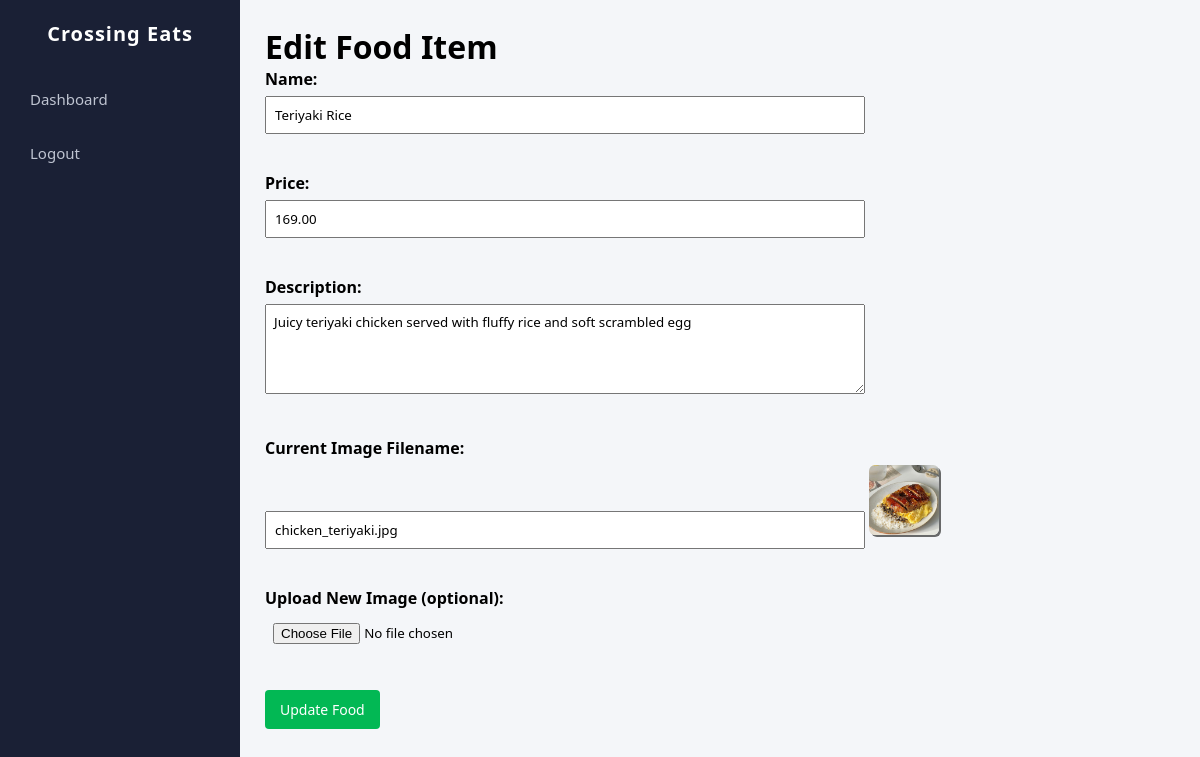
/admin/edit_food.php?id=39 (signed in), run on the app's committed database.
### tables this page shows
CREATE TABLE `foods` (
  `id` int(11) NOT NULL,
  `name` varchar(255) NOT NULL,
  `price` decimal(10,2) NOT NULL,
  `description` text NOT NULL,
  `image` varchar(255) NOT NULL,
  `category` varchar(30) NOT NULL
);

### admin/edit_food.php (the view, shortened to what this page needs)
<?php
    require_once "../backend/db-connect.php";
    $food_id = $_GET["id"];
    $stmt = $db->prepare("SELECT * FROM foods WHERE id = ?");
    $stmt->execute([$food_id]);
    $food = $stmt->fetch(PDO::FETCH_ASSOC);
?>
<!DOCTYPE html>
<html lang="en">
<head>
    <link rel="stylesheet" type="text/css" href="../css/admin_dashboard.css"
</head>
<body>
    <div class="sidebar">
        <h2>Crossing Eats</h2>
        <ul>
            <li><a href="admin_dashboard.php"><i class="fa fa-home"></i> Dashboard</a></li>
            <li><a href="logout.php"><i class="fa fa-sign-out-alt"></i> Logout</a></li>
        </ul>
    </div>
    <div class="main-content">
        <h1>Edit Food Item</h1>
        <form action="" method="POST" enctype="multipart/form-data" class="add-form">
            <label>Name:</label>
            <input type="text" name="name" value="<?= htmlspecialchars($food['name']) ?>" required><br><br>
            <label>Price:</label>
            <input type="number" name="price" step="0.01"value="<?= htmlspecialchars($food['price']) ?>" required><br><br>
            <label>Description:</label>
            <textarea name="description" rows="4" required><?= htmlspecialchars($food['description']) ?></textarea><br><br>
            <label>Current Image Filename:</label>
            <input type="text" name="image_text"
                value="<?= htmlspecialchars($food['image']) ?>"
                required>
            <img src="../img/<?= htmlspecialchars($food['image']) ?>" class="food-img"><br><br>
            <label>Upload New Image (optional):</label>
            <input type="file" name="image_file" accept="image/*"><br><br>
            <button type="submit" class="btn">Update Food</button>
        </form>
    </div>
</body>
</html>

### css/admin_dashboard.css (style rules this page uses)
* { margin: 0; padding: 0; box-sizing: border-box; font-family: "Segoe UI", Arial, sans-serif; }
body { background: #f4f6f9; display: flex; }
.sidebar { width: 240px; height: 100vh; background: #1a2035; color: #fff; position: fixed; left: 0; top: 0; padding-top: 20px; }
.sidebar h2 { text-align: center; margin-bottom: 30px; font-size: 20px; letter-spacing: 1px; }
.sidebar ul { list-style: none; }
.sidebar ul li { margin: 10px 0; }
.sidebar ul li a { display: block; padding: 12px 20px; color: #bfc4d1; text-decoration: none; font-size: 15px; transition: 0.2s ease; }
.main-content { margin-left: 240px; padding: 25px; width: calc(100% - 240px); }
.btn { padding: 10px 15px; background: #02b854; color: white; border: none; border-radius: 4px; cursor: pointer; text-decoration: none; font-size: 14px; }
img.food-img { width: 70px; height: 70px; object-fit: cover; border-radius: 6px; box-shadow: 2px 2px rgba(0, 0, 0, 0.574); }
.add-form label { display: block; font-weight: bold; margin-bottom: 6px; }
.add-form input, .add-form textarea { width: 100%; max-width: 600px; padding: 8px; margin-bottom: 16px; }
.add-form textarea { resize: vertical; }

### data on the page
foods: name "Teriyaki Rice", description "Juicy teriyaki chicken served with fluffy rice and soft scrambled egg", image_text "chicken_teriyaki.jpg", image (picture)
